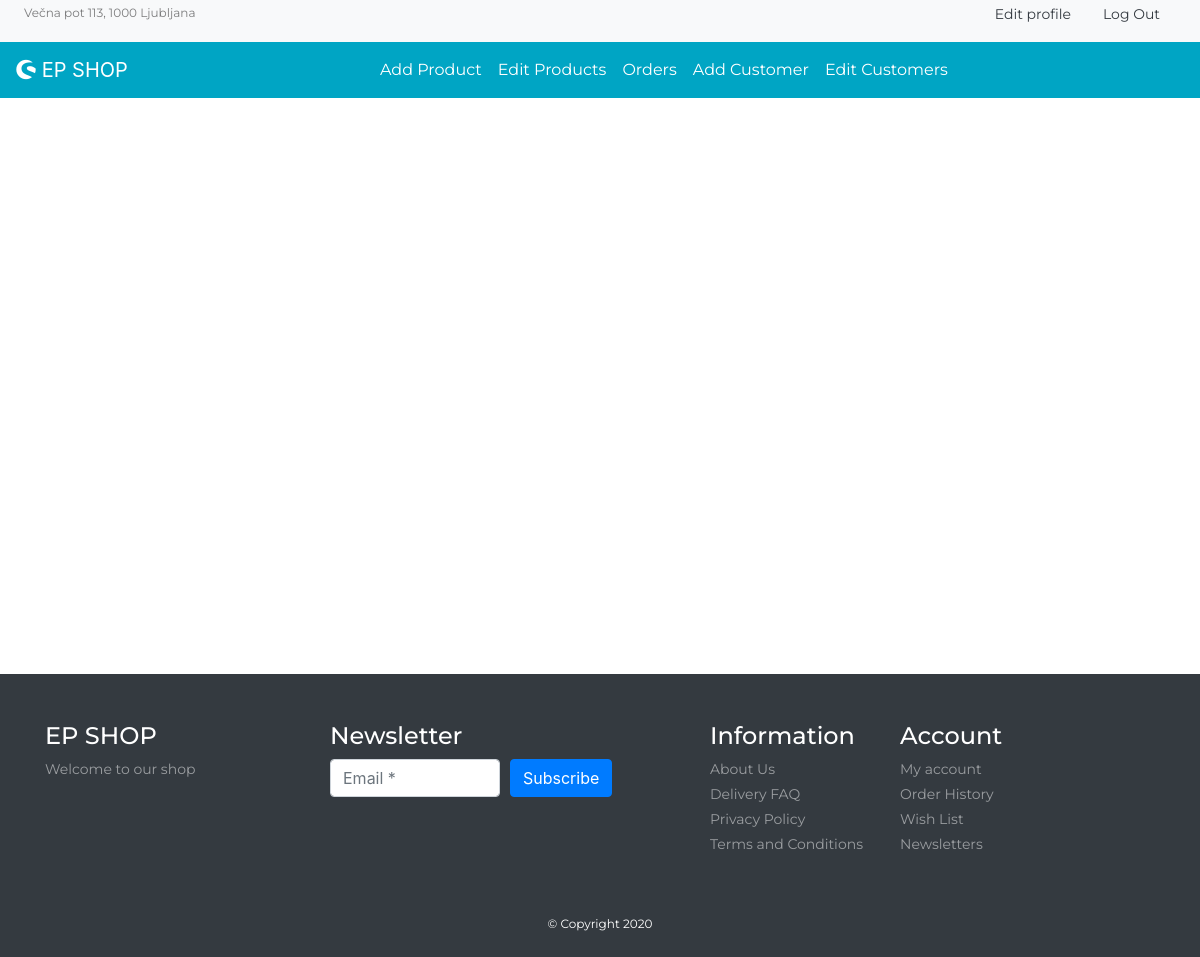
The page /editCustomersList.php on the database as committed earlier.
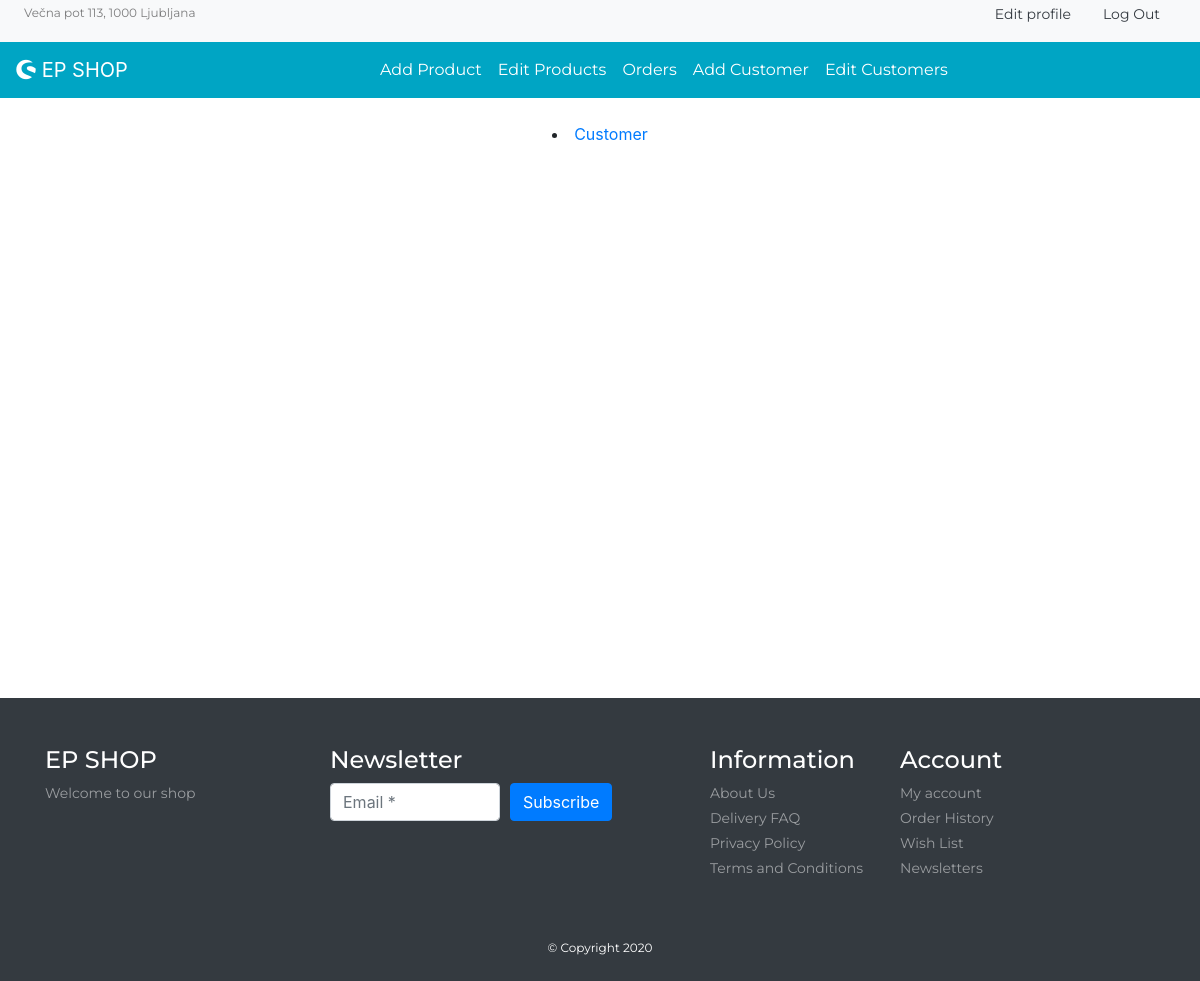
The same page on the database as committed later.
### tables this page shows
CREATE TABLE `users` (
    `usersId` int(11) PRIMARY KEY AUTO_INCREMENT NOT NULL,
    `cartId` int(11) DEFAULT NULL,
    `usersName` varchar(128) UNIQUE NOT NULL,
    `usersEmail` varchar(128) UNIQUE NOT NULL,
    `usersUid` varchar(128) NOT NULL,
    `usersPwd` varchar(128) NOT NULL,
    `userStatus` int(11) NOT NULL DEFAULT 1,  
    `userRole` int(11) NOT NULL  
);

### editCustomersList.php (called while the page is built, shortened)
<?php
include('sellerHeader.php');
?>
<?php
include('Template/_editCustomersList.php');
?>
<?php
include('footer.php');
?>

### functions.php (called while the page is built, shortened)
<?php
require ('database/DBController.php');
require ('database/User.php');
$db = new DBController();
$customer=new User($db);
$customer_shuffle=$customer->getCustomers();

### database/User.php (called while the page is built, shortened)
<?php
class User
{
    public $db = null;
    public function __construct(DBController $db){
        $this->db = $db;
    }
    public function getCustomers($table = 'users'){
        $result = $this->db->con->query("SELECT * FROM {$table} WHERE userRole='2'");
        $resultArray = array();
        while($user = mysqli_fetch_array($result, MYSQLI_ASSOC)){
            $resultArray[] = $user;
        }
        return $resultArray;
    }
}

### database/DBController.php (called while the page is built, shortened)
<?php
class DBController
{
    protected $host = 'localhost';
    protected $user = 'root';
    protected $password = '';
    protected $database = "epshop";
    public function __construct(){
        $this->con = mysqli_connect($this->host, $this->user, $this->password, $this->database);
    }
}

### Template/_editCustomersList.php (the view)
<?php
shuffle($customer_shuffle);
?>
<section id="list-customers" class="mb-4">
    <div class="container mt-4 text-center">
        <?php foreach ($customer_shuffle as $customer) {?>
            <li><a href="<?php printf('%s?customer_id=%s', 'editCustomer.php', $customer['usersId']) ?>"><?php echo $customer['usersName'] ?? "Unknown"; ?></a></li>
        <?php }?>
    </div>
    <br>
    <br>
    <br>
    <br>
    <br>
    <br>
    <br>
    <br>
    <br>
    <br>
    <br>
    <br>
    <br>
    <br>
    <br>
    <br>
    <br>
    <br>
    <br>
    <br>
    <br>
    <br>
</section>

Rows that differ between the two databases and show on the page:
added users: usersName "Customer"
